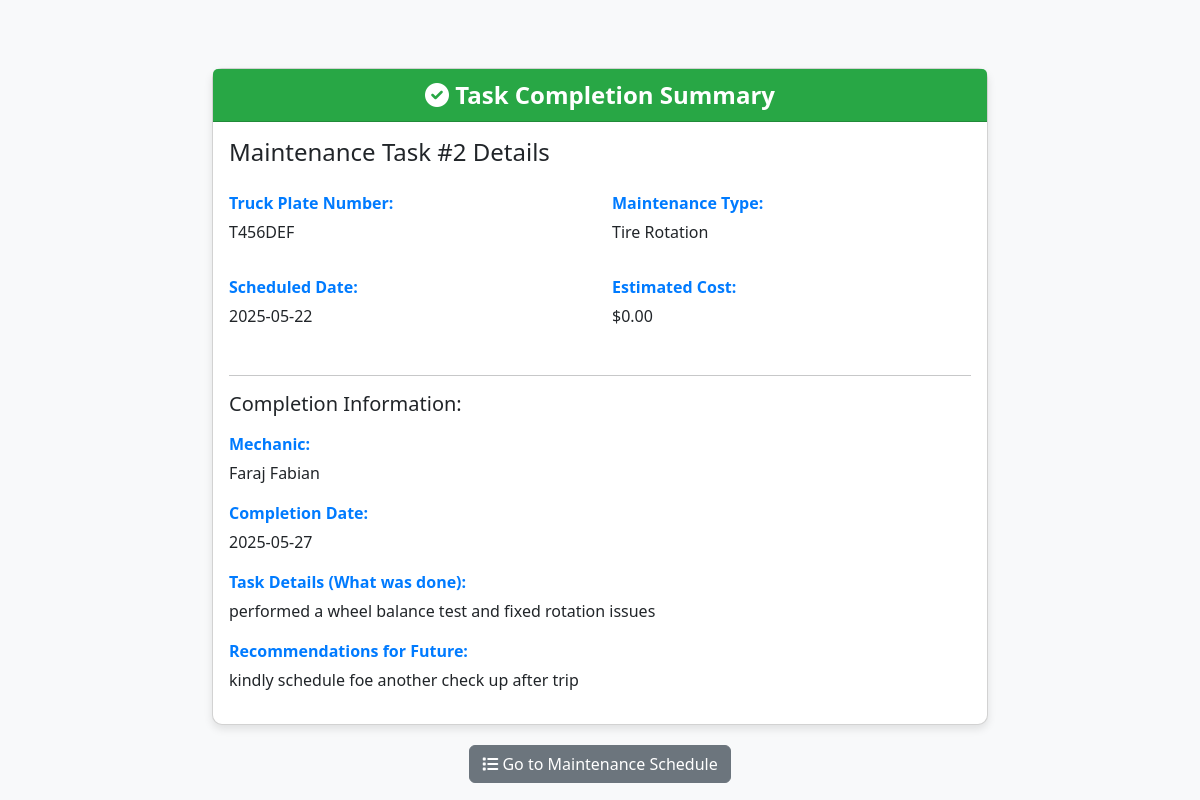
The page /task_completion_summary.php?maintenance_id=2 on the database its author committed.
### tables this page shows
CREATE TABLE `maintenance_logs` (
  `log_id` int(11) NOT NULL,
  `maintenance_id` int(11) NOT NULL,
  `task_details` text NOT NULL,
  `recommendations` text DEFAULT NULL,
  `completion_date` date NOT NULL,
  `mechanic_username` varchar(50) NOT NULL,
  `created_at` timestamp NOT NULL DEFAULT current_timestamp()
);

CREATE TABLE `maintenance` (
  `maintenance_id` int(11) NOT NULL,
  `truck_plate_number` varchar(50) NOT NULL,
  `maintenance_type` varchar(100) NOT NULL,
  `date` date NOT NULL,
  `cost` decimal(10,2) DEFAULT 0.00,
  `status` varchar(50) NOT NULL,
  `mechanic_username` varchar(100) NOT NULL,
  `created_at` timestamp NOT NULL DEFAULT current_timestamp()
);

### task_completion_summary.php (the view, shortened to what this page needs)
<?php
$conn = new mysqli("localhost", "root", "", "fleet_management");
$task_details = null;
$error_message = "";
if (isset($_GET['maintenance_id']) && is_numeric($_GET['maintenance_id'])) {
    $maintenance_id = (int)$_GET['maintenance_id'];
    $sql = "SELECT m.maintenance_id, m.truck_plate_number, m.maintenance_type, m.date AS scheduled_date, m.cost, m.status,
                   ml.task_details, ml.recommendations, ml.completion_date, ml.mechanic_username
            FROM maintenance m
            JOIN maintenance_logs ml ON m.maintenance_id = ml.maintenance_id
            WHERE m.maintenance_id = ?";
    $stmt = $conn->prepare($sql);
    $stmt->bind_param("i", $maintenance_id);
    $stmt->execute();
    $result = $stmt->get_result();
    if ($result->num_rows > 0) {
        $task_details = $result->fetch_assoc();
    } else {
        $error_message = "No details found for the specified maintenance task ID.";
    }
} else {
    $error_message = "Invalid or missing maintenance task ID.";
}
?>
<!DOCTYPE html>
<html lang="en">
<head>
    <link href="https://cdn.jsdelivr.net/npm/bootstrap@5.3.0/dist/css/bootstrap.min.css" rel="stylesheet">
    <link href="https://cdnjs.cloudflare.com/ajax/libs/font-awesome/6.0.0/css/all.min.css" rel="stylesheet">
</head>
<body>
    <div class="container mt-5">
        <?php if (!empty($error_message)): ?>
            <div class="alert alert-danger"><?php echo $error_message; ?></div>
        <?php elseif ($task_details): ?>
            <div class="card">
                <div class="card-header text-center">
                    <i class="fas fa-check-circle"></i> Task Completion Summary
                </div>
                <div class="card-body">
                    <h4 class="card-title mb-4">Maintenance Task #<?php echo htmlspecialchars($task_details['maintenance_id']); ?> Details</h4>
                    <div class="row">
                        <div class="col-md-6 detail-item">
                            <strong>Truck Plate Number:</strong>
                            <p><?php echo htmlspecialchars($task_details['truck_plate_number']); ?></p>
                        </div>
                        <div class="col-md-6 detail-item">
                            <strong>Maintenance Type:</strong>
                            <p><?php echo htmlspecialchars($task_details['maintenance_type']); ?></p>
                        </div>
                    </div>
                    <div class="row">
                        <div class="col-md-6 detail-item">
                            <strong>Scheduled Date:</strong>
                            <p><?php echo htmlspecialchars($task_details['scheduled_date']); ?></p>
                        </div>
                        <div class="col-md-6 detail-item">
                            <strong>Estimated Cost:</strong>
                            <p>$<?php echo htmlspecialchars(number_format($task_details['cost'], 2)); ?></p>
                        </div>
                    </div>
                    <hr>
                    <h5 class="mb-3">Completion Information:</h5>
                    <div class="detail-item">
                        <strong>Mechanic:</strong>
                        <p><?php echo htmlspecialchars($task_details['mechanic_username']); ?></p>
                    </div>
                    <div class="detail-item">
                        <strong>Completion Date:</strong>
                        <p><?php echo htmlspecialchars($task_details['completion_date']); ?></p>
                    </div>
                    <div class="detail-item">
                        <strong>Task Details (What was done):</strong>
                        <p><?php echo nl2br(htmlspecialchars($task_details['task_details'])); ?></p>
                    </div>
                    <?php if (!empty($task_details['recommendations'])): ?>
                        <div class="detail-item">
                            <strong>Recommendations for Future:</strong>
                            <p><?php echo nl2br(htmlspecialchars($task_details['recommendations'])); ?></p>
                        </div>
                    <?php endif; ?>
                </div>
            </div>
            <div class="text-center back-button">
                <a href="task_completion_summary.php" class="btn btn-secondary">
                    <i class="fas fa-list"></i> Go to Maintenance Schedule
                </a>
            </div>
        <?php endif; ?>
    </div>
</body>
</html>

### task_completion_summary.php (style rules this page uses)
body { background-color: #f8f9fa; }
.container { max-width: 800px; margin: auto; padding-top: 20px; }
.card { border-radius: 10px; box-shadow: 0 4px 8px rgba(0,0,0,0.1); }
.card-header { background-color: #28a745; color: white; border-top-left-radius: 10px; border-top-right-radius: 10px; font-size: 1.5em; font-weight: bold; }
.detail-item { margin-bottom: 15px; }
.detail-item strong { display: block; margin-bottom: 5px; color: #007bff; }
.back-button { margin-top: 20px; }

### rows shown on the page
maintenance_logs: maintenance.maintenance_id "2", maintenance.truck_plate_number "T456DEF", maintenance.maintenance_type "Tire Rotation", maintenance.date "2025-05-22", maintenance.cost "0.00", mechanic_username "Faraj Fabian", completion_date "2025-05-27", task_details "performed a wheel balance test and fixed rotation issues", recommendations "kindly schedule foe another check up after trip"
